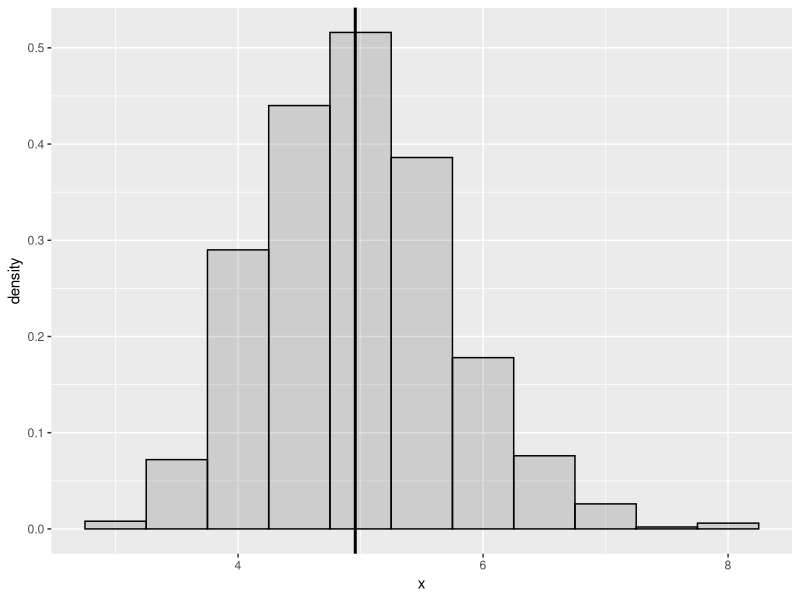
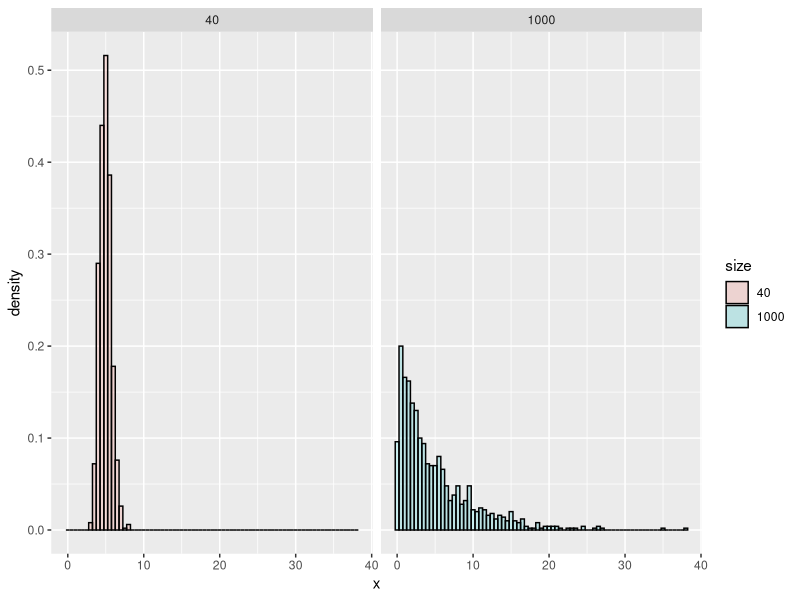
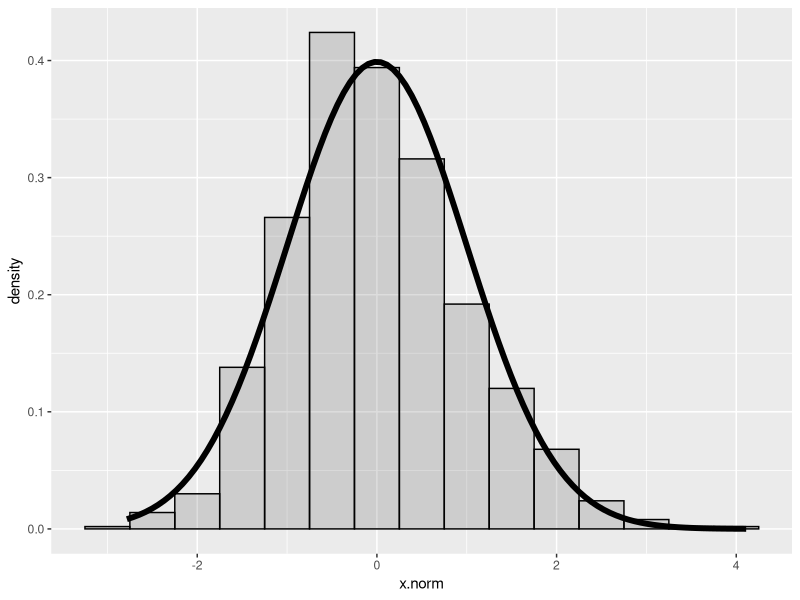
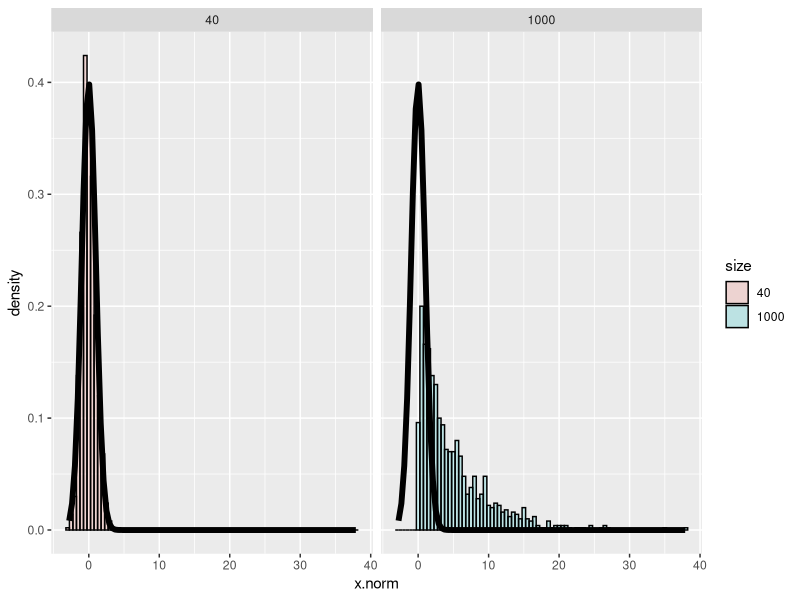

Recreate these plots in R, in order.
## ---- chunk 1
nosim = 1000
lambda = 0.2
mns <- NULL
mns.norm <- NULL

for (i in 1:nosim){
  mns = c(mns,mean(rexp(40,lambda)))
  mns.norm = c(mns.norm,sqrt(40)*(mean(rexp(40,lambda))-1/lambda)/(1/lambda))
}

ex <- rexp(nosim,lambda)

dat.ex <- data.frame(x = c(mns,ex), x.norm = c(mns.norm,ex), size = factor(rep(c(40,1000), rep(nosim, 2))))
dat <- data.frame(x = mns, x.norm = mns.norm)
## ---- chunk 2
mns.mn = mean(mns)

library(ggplot2)
g <- ggplot(dat, aes(x = x)) +
  geom_histogram(alpha = .20, binwidth=.5, colour = "black", aes(y = ..density..))
g +geom_vline(xintercept = mns.mn, size = 1)
## ---- chunk 3
#Theoretical mean = 1/lambda
th.mn = 1/lambda
th.mn #mean - theoretical
mns.mn #mean - 1000 means of 40 random samples
## ---- chunk 4
g.ex <- ggplot(dat.ex, aes(x = x, fill = size)) +
  geom_histogram(alpha = .20, binwidth=.5, colour = "black", aes(y = ..density..))
g.ex + facet_grid(. ~ size)

#Theoretical sd = 1/lambda
th.sd = 1/lambda
th.var = th.sd^2
th.var #Variance - theoretical
mns.sd <- sd(mns)
mns.var <- mns.sd^2
mns.var #Variance - 1000 means of 40 random samples
## ---- chunk 5
d <- ggplot(dat, aes(x = x.norm)) +
  geom_histogram(alpha = .20, binwidth=.5, colour = "black", aes(y = ..density..))
d + stat_function(fun = dnorm,size = 2)

d.ex <- ggplot(dat.ex, aes(x = x.norm, fill = size)) +
  geom_histogram(alpha = .20, binwidth=.5, colour = "black", aes(y = ..density..))
d.ex + facet_grid(. ~ size) + stat_function(fun = dnorm,size = 2)

mean(dat$x.norm)
sd(dat$x.norm)
